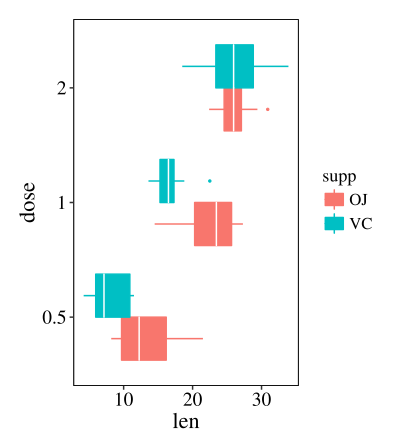

Generate this figure with R:
source('/opt/bin/s-plot/bin/rFunction.R')

# installp(c("ggplot2", "reshape2", "scales","ggbeeswarm","dplyr"))

if(FALSE || FALSE || FALSE){
    library(ggbeeswarm)
}

library(ggplot2)
library(reshape2)
library(scales)
library(dplyr)
library(naturalsort)

###########                 read file                ###########

if ("FALSE" != "FALSE") {
        sampleGroup <- read.table("FALSE",sep="\t",header=1,check.names=F,row.names=1)
        sampleGroup$variable <- factor(rownames(sampleGroup))
}

if(! TRUE){
    if ("FALSE" != "FALSE") {

        # data <- read.table(file="../../data/ToothGrowth.txt", sep="\t", header=TRUE, row.names=1, quote="", check.names=F)
        data <- read.table(file="../../data/ToothGrowth.txt", sep="\t", header=TRUE, quote="", check.names=F)

        gene_temp=strsplit("FALSE",":")[[1]]

        data_m <- as.data.frame(t(data[data[gene_temp[1]]==gene_temp[2],]),stringsAsFactors=F)
        colnames(data_m)<-"value"
        data_m$Sample = rownames(data_m)
        data_m<- data_m[-1:-1,]
        data_m$value <- as.numeric(data_m$value)

        if ("FALSE" != "FALSE") {
            data_m <- merge(data_m, sampleGroup, by="row.names")
        }
        if ("dose" == "Sample") {
            print("Wainning: Because per x-axis tag contains only one data, so recommend you to use the scatterplot or lines script")
        }
    }else {
        data <- read.table(file="../../data/ToothGrowth.txt", sep="\t", header=TRUE, quote="", check.names=F)

        if ("dose" %in% colnames(data)){
            data$dose <- ordered(data$dose,unique(as.character(data$dose)))
        }

        if ("supp" %in% colnames(data)){
            data$supp <- ordered(data$supp,unique(as.character(data$supp)))
        }

        data_m <- melt(data)

        if ("FALSE" != "FALSE") {
            # print(data_m$variable)
            data_m <-left_join(data_m,sampleGroup,by="variable")
        }
    }
} else {
    data_m <- read.table(file="../../data/ToothGrowth.txt", sep="\t",
    header=TRUE, quote="")
}

###########                 read file                ###########


if (0 != 0){
    data_m$len <- data_m$len + 0
}
if("FALSE" != 'FALSE'){
    data_m$len <- FALSE(data_m$len)
}

########### level of x-axis, legend and tag of facet ###########


if ("" != "") {
    data_m$supp <- cut(data_m$supp, )
}

if ("" != "") {
    data_m$dose <- cut(data_m$dose,)
}

x_level <- c()
if (length(x_level)>1){
    data_m$dose <- factor(data_m$dose,levels=x_level)
}else{
    data_m$dose <- ordered(data_m$dose, levels=naturalsort(unique(data_m$dose)))
}

level_i <- c()
if (length(level_i)>1){
    data_m$supp <- factor(data_m$supp, levels=level_i)
}else{
    data_m$supp <- factor(data_m$supp)
}


alpha_level <- c()
if ("c_t_c_t0304" != "c_t_c_t0304"){
    if (length(alpha_level) >1){
        data_m$c_t_c_t0304 <- factor(data_m$c_t_c_t0304, levels=alpha_level, ordered=T)
    }else{
        data_m$c_t_c_t0304 <- factor(data_m$c_t_c_t0304)
    }
}

### value columns
data_m$len <- as.numeric(as.character(data_m$len))
data_m <- data_m[!is.na(data_m$len),]

####sort value
if ("FALSE" !='FALSE'){

    if (FALSE & "dose" != "supp"){
        if (sum(xtabs(~dose+supp, data_m))/length(unique(data_m$dose)) == 1){

            temp_sort <- data_m %>% dplyr::group_by(dose) %>% dplyr::summarise(mean=mean(len))
            temp_sort <- dplyr::arrange(temp_sort, FALSEmean)
            data_m$dose <- ordered(data_m$dose, as.character(temp_sort$dose))
        }else{
            print("Warning: because each dose do not corresponds to only one supp, so igeore sort by group")
        }

    }else{
        if ("NoMeAnInGTh_I_n_G_s" == "dose"){
            data_m$supp <- reorder(data_m$supp,FALSEdata_m$len, FUN=mean)
        }else{
            data_m$dose <- reorder(data_m$dose,FALSEdata_m$len, FUN=mean)
        }
    }
}

####sort value

#### facet levels
facet_level <- c(NA)
if ("NoMeAnInGTh_I_n_G_s" != "NoMeAnInGTh_I_n_G_s"){
    if (length(facet_level) >1){
        data_m$NoMeAnInGTh_I_n_G_s <- factor(data_m$NoMeAnInGTh_I_n_G_s, levels=facet_level, ordered=T)
    }else{
        data_m$NoMeAnInGTh_I_n_G_s <- factor(data_m$NoMeAnInGTh_I_n_G_s)
    }
}

########### level of x-axis, legend and tag of facet ###########

###########   calculate median line about boxplot    ###########

s_boxplot <- function(dat,group_va){

    median_dat <- dat %>% group_by_(.dots=group_va) %>% summarise(median=median(len))
    return(median_dat)

}

if ("NoMeAnInGTh_I_n_G_s" != "NoMeAnInGTh_I_n_G_s") {
    data_bp_median <- s_boxplot(data_m,c("supp","dose","NoMeAnInGTh_I_n_G_s"))
} else {
    data_bp_median <- s_boxplot(data_m,c("supp","dose"))
}
###########   calculate median line about boxplot    ###########

## calculate point size of jitter
data_nrow=nrow(data_m)
if (data_nrow < 50) {
    jitter_size=1
}else{
    jitter_size=0.5
}

###########                geom layer                ###########

p <- ggplot(data_m, aes(dose, len)) + xlab("dose") +
    ylab("len") + labs(title="")

if (FALSE) {
    p <- p + geom_violin(aes(color=supp,fill=supp), 
    stat = "ydensity", position = "dodge", trim = TRUE, 
    scale = "width",width=0.75)

    if ("supp" != "dose"){
        p <- p+geom_boxplot(aes(fill=supp),color="black",size=0.4,
                outlier.colour='NA', width=0.75/3,position=position_dodge(width=0.75))
    }else{
        p <- p+geom_boxplot(fill='white',color="black",size=0.4,
                outlier.colour='NA', width=0.75/3,position=position_dodge(width=0.75))
    }

} else if (FALSE) {
    p <- p + geom_violin(aes(color=supp),size=0.5, 
    stat = "ydensity", position = "dodge", trim = TRUE, 
    scale = "width",width=0.75)+geom_quasirandom(size=jitter_size,alpha=0.7)

    p <- p+geom_point(data=data_bp_median,aes(x=dose,y=median,group=supp,color=supp),position=position_dodge(width=0.75),size=1.5,shape=17)

} else if (FALSE) {

    p <- p + geom_quasirandom(aes(color=supp),size=jitter_size)
    # p <- p + geom_dotplot(aes(color=supp,fill=supp), stackdir = 'center',size=jitter_size, binaxis ='y')

    p <- p + stat_summary(fun.y = "mean", geom = "text", label="----", size= 5, color= "black")

} else {
    if (FALSE){
        if (FALSE){
            p <- p + geom_boxplot(aes(fill=supp,color=supp), notch=TRUE,width=0.75, 
            notchwidth=0.3, outlier.colour='NA')
        }else{
            p <- p + geom_boxplot(aes(fill=supp,color=supp), notch=TRUE,outlier.size=0.5, width=0.75, 
            notchwidth=0.3)
        }
    } else {
        if (FALSE){
            p <- p + geom_boxplot(aes(fill=supp,color=supp),
            outlier.colour='NA', width=0.75)
        }else{
            p <- p + geom_boxplot(aes(fill=supp,color=supp),outlier.size=0.5, width=0.75)
        }
    }

    p <- p+geom_crossbar(data=data_bp_median,aes(x=dose,y=median,ymin=median,ymax=median,group=supp),position=position_dodge(width=0.75),width=0.75,fatten=0,size=0.5,color="white")
}

if (FALSE) {
    p <- p + geom_quasirandom(aes(group=supp),color='black',size=jitter_size,alpha=0.7)
}

if (FALSE) {
    #ylim_zoomin <- boxplot.stats(ddata_m$len)$stats[c(1,5)]
    stats <- boxplot.stats(data_m$len)$stats
    ylim_zoomin <- c(stats[1]/1.05, stats[5]*1.05)
    p <- p + coord_cartesian(ylim = ylim_zoomin)
}


if ("FALSE" != "FALSE") {
    if(FALSE || FALSE){
        p <- p +scale_colour_manual(values=c(FALSE))
    }else{
        p <- p + scale_fill_manual(values=c(FALSE))+scale_colour_manual(values=c(FALSE))
    }
}

if (TRUE) {
    p <- p + coord_flip()
}

if ("NoMeAnInGTh_I_n_G_s" != "NoMeAnInGTh_I_n_G_s") {
    if("h" == 'h') {
        p <- p + facet_grid( .~ NoMeAnInGTh_I_n_G_s,scales="free",space="free")
    }else if("h" == 'v') {
        p <- p + facet_grid( NoMeAnInGTh_I_n_G_s~. ,scales="free",space="free")
    }else{
        print("-M should choose one of (h,v)")
    }
}

#add additional ggplot2 supported commands

p <- p

#select theme
p <- p + theme_classic2()

###########                geom layer                ###########

###########                  output                  ###########

#Correcting location of x-aixs label
p <- Xlable_angle_correct(p, 0)

#Set the position of legend
p <- LegendPos(p, "right")

#control margin of plot
p<- PLot_margin(p, '', 'dose', 'len')

#plot width and height auto calculate
w_h_auto <-Plot_size_final(length(unique(data_m$dose)),"TRUE","right","supp", "dose", "NoMeAnInGTh_I_n_G_s", "h", nlevels(data_m$NoMeAnInGTh_I_n_G_s))
w_auto <- w_h_auto[1]
h_auto <- w_h_auto[2]

## print width and height of picture
PrintWD(FALSE,FALSE,w_auto,h_auto,TRUE)

#output
Plot_savefig('.//ToothGrowth.txt.boxplot.x_dose.y_len.color_supp.pdf', p, FALSE, FALSE, w_auto, h_auto, 300, "TRUE",ftype='pdf')

###########                  output                  ###########
